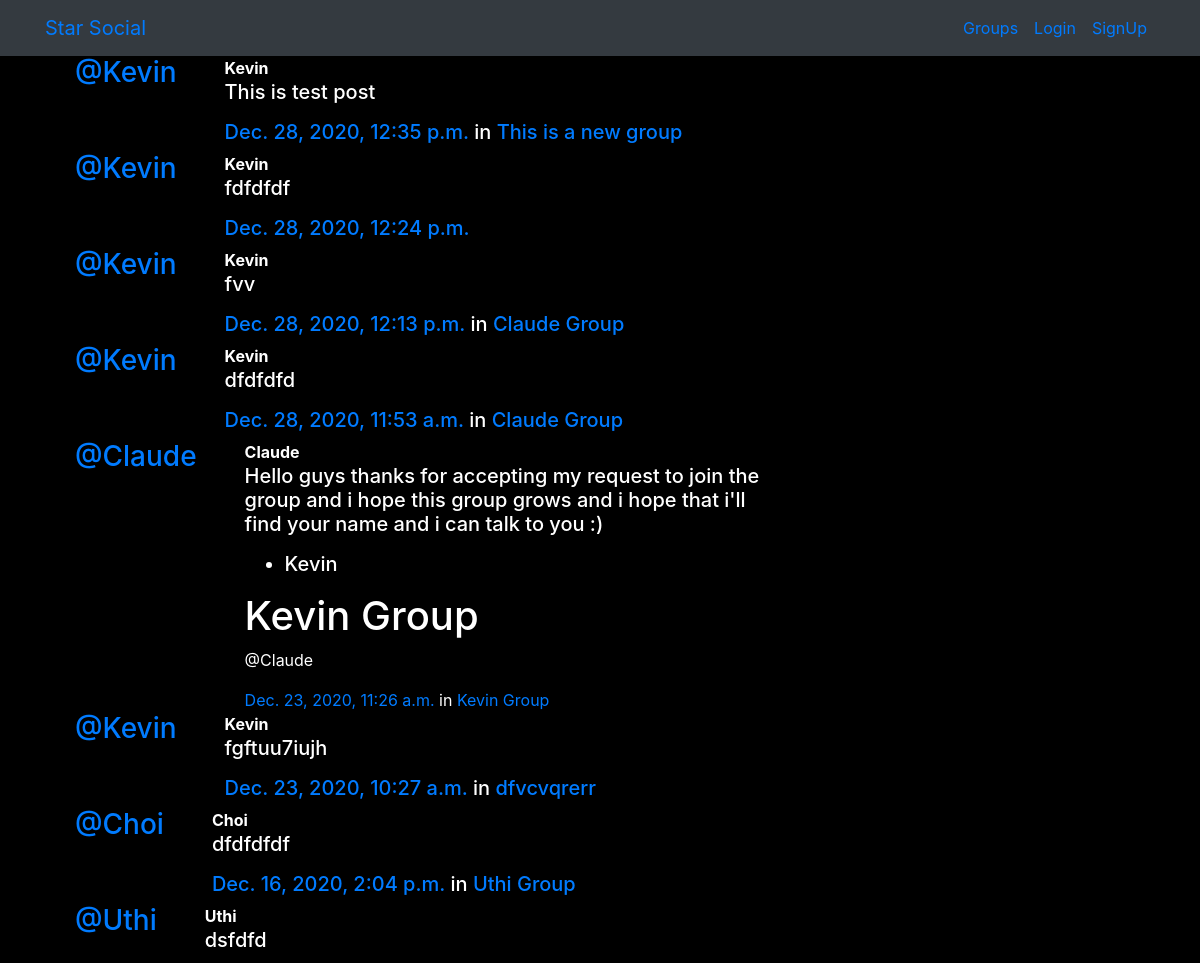
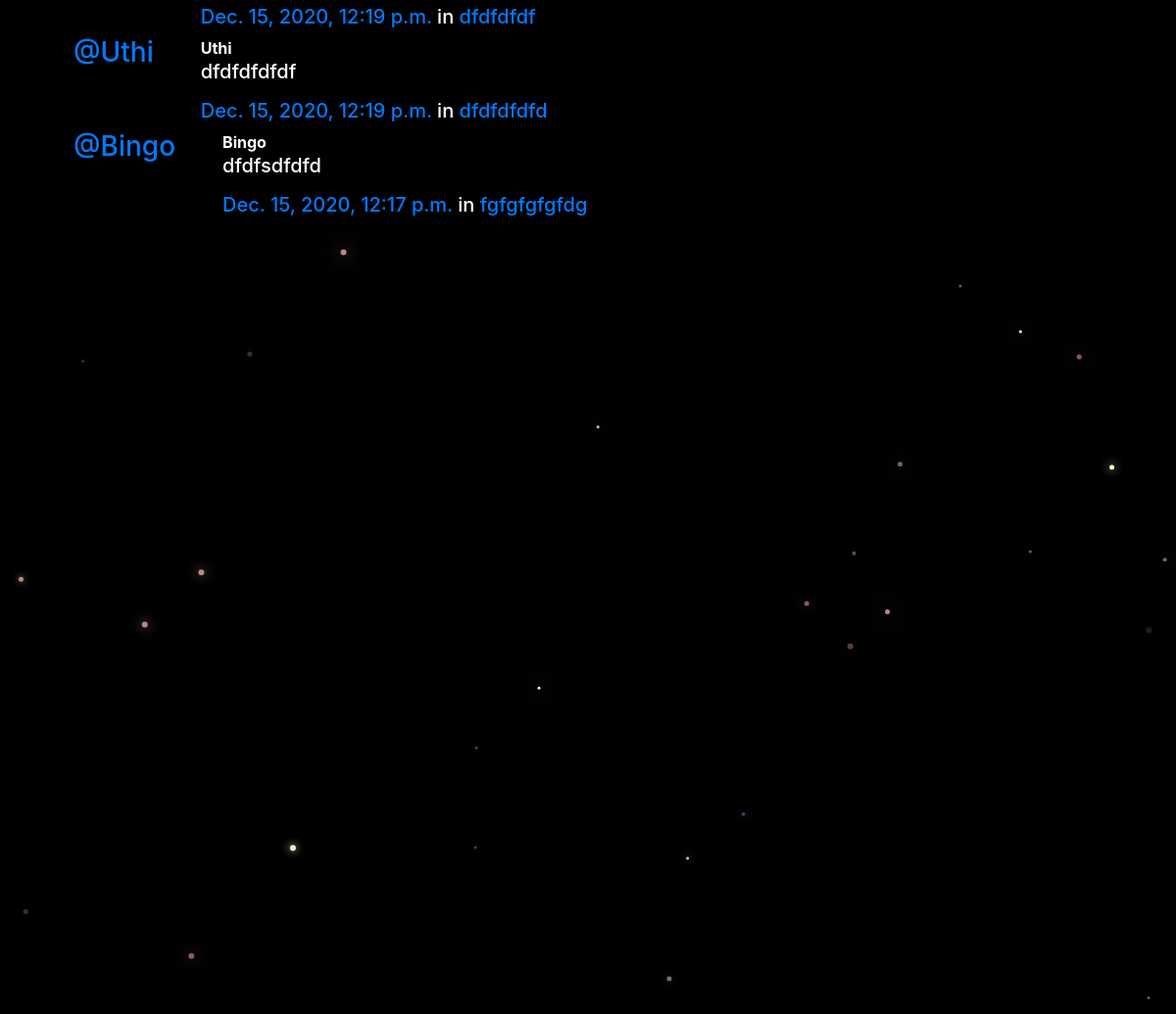
/posts/, run on the app's committed database (2 pictures, top to bottom).
### posts/models.py (models this page shows, shortened)
class Post(models.Model):
	user = models.ForeignKey(User, related_name='posts', on_delete=models.CASCADE)
	created_at = models.DateTimeField(auto_now=True)
	message = models.TextField()
	message_html = models.TextField(editable=False)
	group = models.ForeignKey(Group, related_name='posts', null=True, blank=True, on_delete=models.CASCADE)
	class Meta:
		ordering = ['-created_at']

### groups/models.py (models this page shows, shortened)
class Group(models.Model):
	name = models.CharField(max_length=255, unique=True)
	slug = models.SlugField(allow_unicode=True, unique=True)
	description = models.TextField(blank=True, default="")
	description_html = models.TextField(editable=False, blank=True, default="")
	members = models.ManyToManyField(User, through='GroupMember')
	class Meta:
		ordering = ['name']

### posts/views.py (the view)
# urls.py: path('', views.PostList.as_view(), name='all'),
class PostList(SelectRelatedMixin, generic.ListView):
	model = Post
	select_related = ('user', 'group')

### posts/templates/posts/post_list.html (shortened to what this page needs)
{% extends 'posts/post_base.html' %}
{% load humanize %}
	{% block post_content %}
		<div class="col-md-8">
			{% for post in post_list %}
				{% include 'posts/_post.html' %}
			{% endfor %}
		</div>
	{% endblock %}

### posts/templates/posts/_post.html (shortened to what this page needs)
<div class="media">
	<h3 class="mr-5"><a href="{% url 'posts:for_user' username=post.user.username %}">@{{ post.user.username }}</a></h3>
	<div class="media-body">
		<strong>{{ post.user.username }}</strong>
		<h5>{{ post.message_html|safe }}
			<time class="time"><a href="{% url 'posts:single' username=post.user.username pk=post.pk %}">{{ post.created_at }}</a></time>
			{% if post.group %}
				<span class="group-name">in <a href="#">{{ post.group.name }}</a></span>
			{% endif %}
		</h5>
	</div>
</div>

### data on the page
Post: user.username "Kevin", message_html "This is test post", created_at "Dec. 28, 2020, 12:35 p.m.", group.name "This is a new group"
Post: user.username "Kevin", message_html "fdfdfdf", created_at "Dec. 28, 2020, 12:24 p.m."
Post: user.username "Kevin", message_html "fvv", created_at "Dec. 28, 2020, 12:13 p.m.", group.name "Claude Group"
Post: user.username "Kevin", message_html "dfdfdfd", created_at "Dec. 28, 2020, 11:53 a.m.", group.name "Claude Group"
Post: user.username "Claude", message_html "Hello guys thanks for accepting my request to join the group and i hope this group grows and i hope that i'll find your name and i can talk to you :) Kevin Kevin Group @Claude", created_at "Dec. 23, 2020, 11:26 a.m.", group.name "Kevin Group"
Post: user.username "Kevin", message_html "fgftuu7iujh", created_at "Dec. 23, 2020, 10:27 a.m.", group.name "dfvcvqrerr"
Post: user.username "Choi", message_html "dfdfdfdf", created_at "Dec. 16, 2020, 2:04 p.m.", group.name "Uthi Group"
Post: user.username "Uthi", message_html "dsfdfd", created_at "Dec. 15, 2020, 12:19 p.m.", group.name "dfdfdfdf"
Post: user.username "Uthi", message_html "dfdfdfdfdf", created_at "Dec. 15, 2020, 12:19 p.m.", group.name "dfdfdfdfd"
Post: user.username "Bingo", message_html "dfdfsdfdfd", created_at "Dec. 15, 2020, 12:17 p.m.", group.name "fgfgfgfgfdg"
